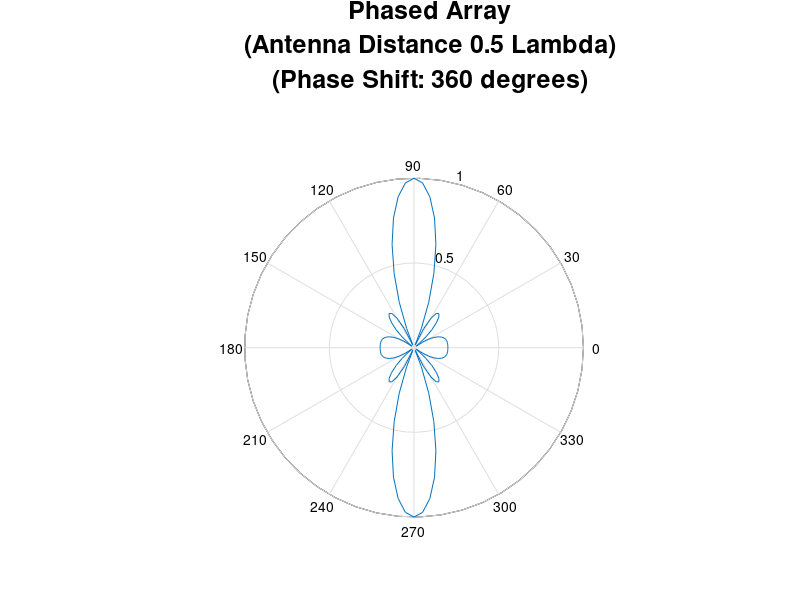

This figure's MATLAB source:
clear all;    % remove all Variables from the Workspace
clc;          % Clear the command window

% Base Parameters for the calculation
% The Frequency as such does not really matter - the
% crucial part is the antenna distance in relation to
% the Wavelength (l/2 or l/4 or the like)
% If we set the frequency to be equal to c, then lambda is 1

Frequency = 3e8;
c = 3e8;                    % Light speed / Wave speed in vacuum
WaveLength = c/Frequency;   % Wave length (Lambda)
T = 1/Frequency;            % Time period for one entire wave
d = WaveLength/2;           % Distance of the Antennas / Array Elements
WaveNumber = 2*pi/WaveLength;

% Here we define the number of samples / iterations and the resolution
% or rather discretion of the samples. You can increase the number to
% get a better ("rounder") plot or decrease to plot faster.
% We actually use this value for the plot resolution and for the plot loop

Ntheta = 120;                    % Number of angular samples
theta = 0:2*pi/Ntheta:(2*pi);    % the Array from 0 to 360° in Radians (2pi)

% The number of beams to show (6 or 8 gives a good graph)
% The more beams, the smaller they will show.

beams=8
beamRadius=beams/4
r = -beamRadius*d:d:beamRadius*d;

for phaseShift = 1:length(theta) % Sweep through angles
    delta = theta(phaseShift);

    A = ones(length(r));
    Fa = zeros(1,length(theta));

    for i = 1:length(r)
        temp = A(i) * exp(-1i*(i-beams)*delta + 1i*WaveNumber*(i-beams)*d*cos(theta));
        Fa = Fa + temp;
    end
    Fa = abs(Fa);

    % Now lets plot
    
    clf; 
    set(gcf,'Color',[1 1 1]); 
    polar(theta, -Fa/max(Fa)); 
    
    
    titleText = sprintf('Phased Array\n(Antenna Distance %d Lambda)\n(Phase Shift: %d degrees)', d*WaveLength,delta*360/(2*pi));
    title(titleText, 'FontSize', 18, 'FontWeight', 'bold', 'Position', [0.1, 1.5, 0])

    % let it draw and refresh (in Editor mode)
    pause(0.001);
end %phaseShift
